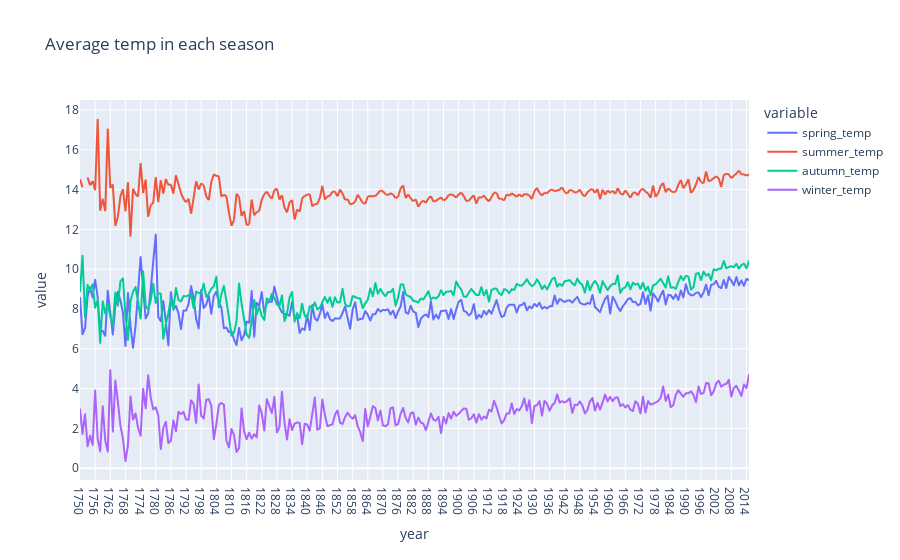

Notebook code cell kept with this figure:
### Code cell
fig = px.line(season, x='year', y=['spring_temp', 'summer_temp', 'autumn_temp', 'winter_temp'], title='Average temp in each season')
fig.show()

### Figure 1 — Plotly figure (JSON) as saved in the notebook; plotly's stock layout.template omitted (floating-point values rounded to 4 significant figures; data arrays with more than 128 entries replaced by an {"elided": "..."} marker saying what was removed)
{"data": [{"hovertemplate": "variable=spring_temp<br>year=%{x}<br>value=%{y}<extra></extra>", "legendgroup": "spring_temp", "line": {"color": "#636efa", "dash": "solid"}, "marker": {"symbol": "circle"}, "mode": "lines", "name": "spring_temp", "showlegend": true, "type": "scattergl", "x": {"elided": "266 str values"}, "xaxis": "x", "y": {"elided": "266 float values"}, "yaxis": "y"}, {"hovertemplate": "variable=summer_temp<br>year=%{x}<br>value=%{y}<extra></extra>", "legendgroup": "summer_temp", "line": {"color": "#EF553B", "dash": "solid"}, "marker": {"symbol": "circle"}, "mode": "lines", "name": "summer_temp", "showlegend": true, "type": "scattergl", "x": {"elided": "266 str values"}, "xaxis": "x", "y": {"elided": "266 float values"}, "yaxis": "y"}, {"hovertemplate": "variable=autumn_temp<br>year=%{x}<br>value=%{y}<extra></extra>", "legendgroup": "autumn_temp", "line": {"color": "#00cc96", "dash": "solid"}, "marker": {"symbol": "circle"}, "mode": "lines", "name": "autumn_temp", "showlegend": true, "type": "scattergl", "x": {"elided": "266 str values"}, "xaxis": "x", "y": {"elided": "266 float values"}, "yaxis": "y"}, {"hovertemplate": "variable=winter_temp<br>year=%{x}<br>value=%{y}<extra></extra>", "legendgroup": "winter_temp", "line": {"color": "#ab63fa", "dash": "solid"}, "marker": {"symbol": "circle"}, "mode": "lines", "name": "winter_temp", "showlegend": true, "type": "scattergl", "x": {"elided": "266 str values"}, "xaxis": "x", "y": {"elided": "266 float values"}, "yaxis": "y"}], "layout": {"legend": {"title": {"text": "variable"}, "tracegroupgap": 0}, "title": {"text": "Average temp in each season"}, "xaxis": {"anchor": "y", "domain": [0, 1], "title": {"text": "year"}}, "yaxis": {"anchor": "x", "domain": [0, 1], "title": {"text": "value"}}}}
